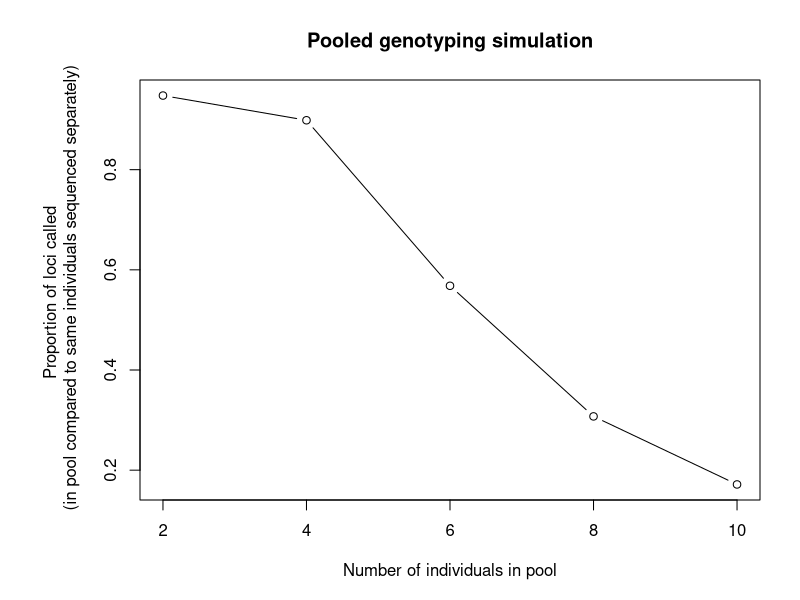
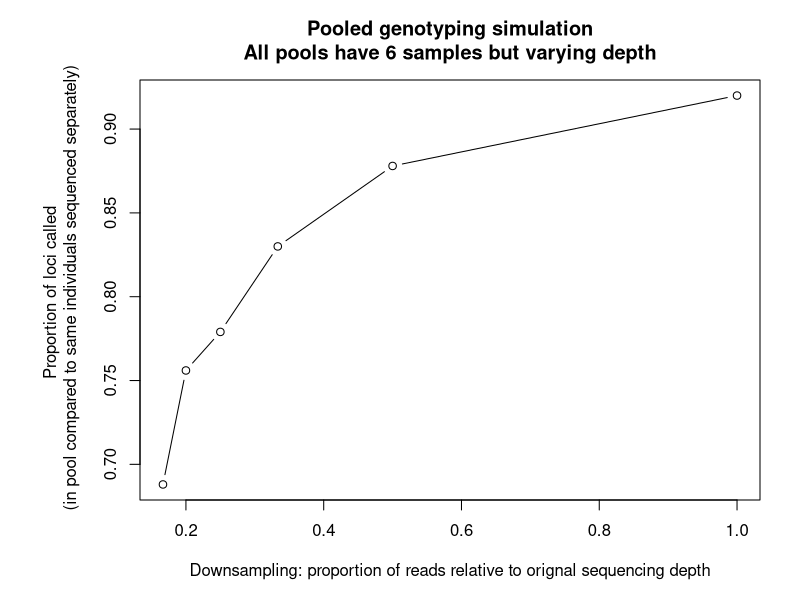
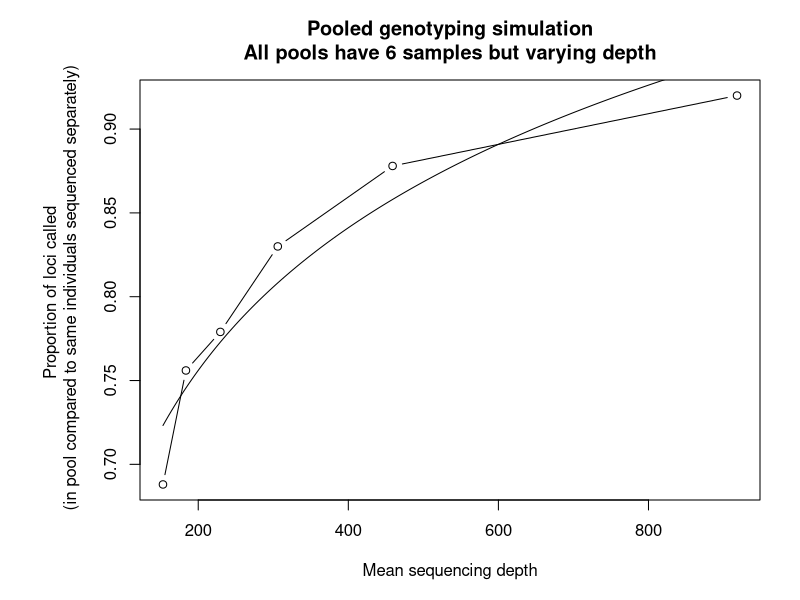
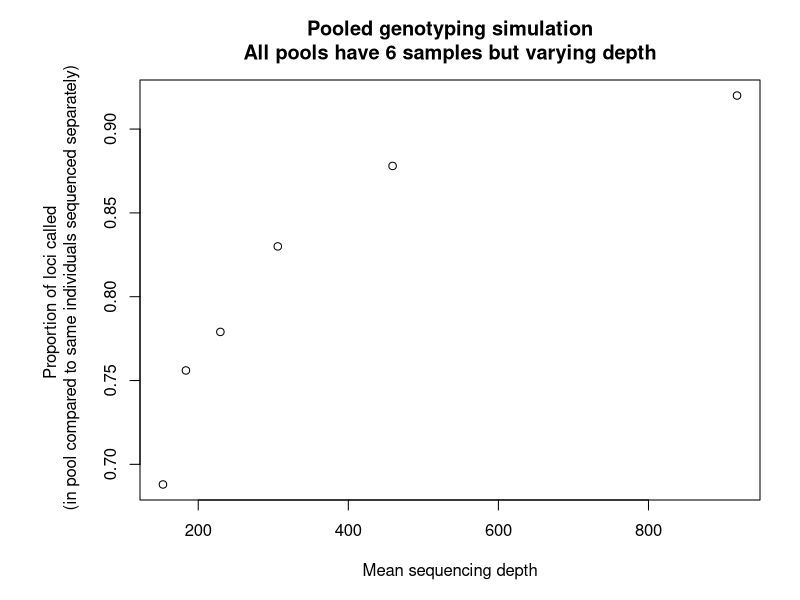
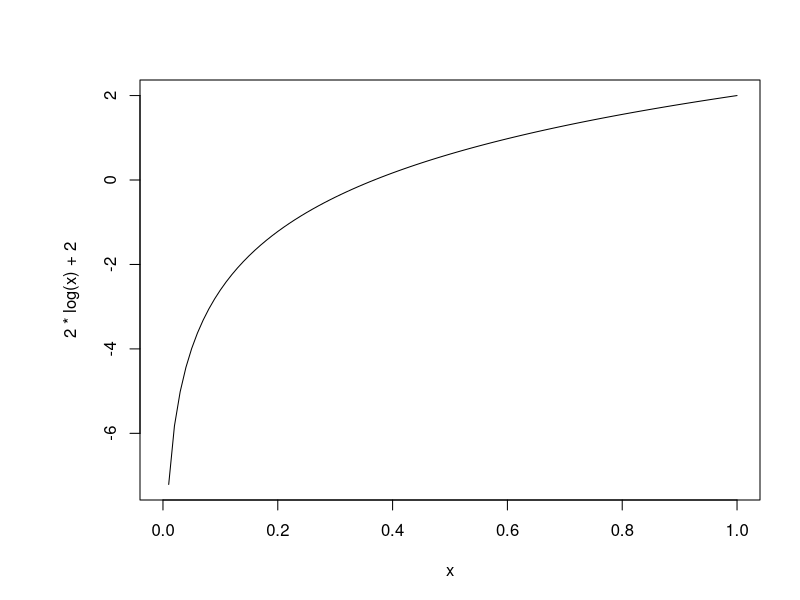
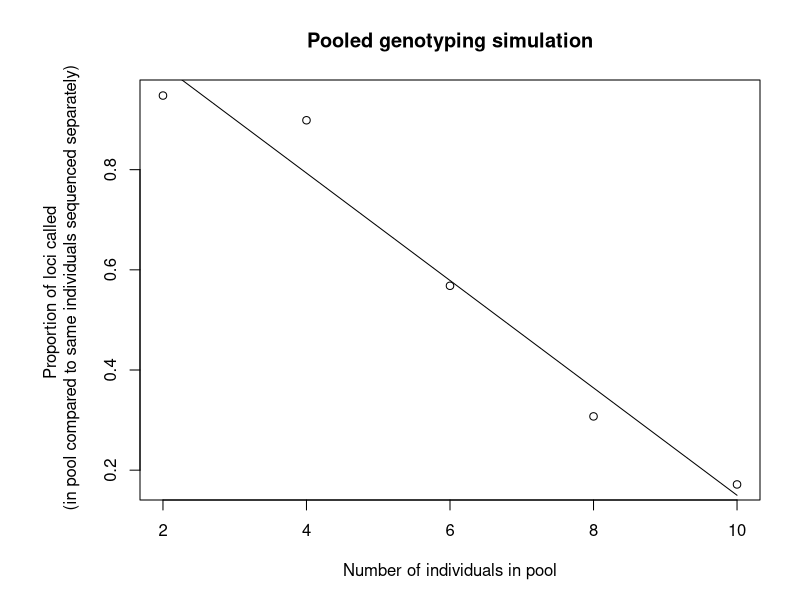

The R source for these figures, in order:



pool_recovery <- data.frame(pool.size = c(2,4,6,8,10), 
                            prop.recovered = c(0.947957966, 0.898628636, 0.568131842, 
                                               0.307364446, 0.171492227) )
par(mar=c(5,7,4,2))
plot(pool_recovery, type = 'b', xlab="Number of individuals in pool", 
     ylab="Proportion of loci called \n (in pool compared to same individuals sequenced separately)", 
     main="Pooled genotyping simulation")


#--------------------------------------------------------

# Now downsample the reads, but maintain the same ploidy (6 samples in this case)

pool_recovery <- data.frame(downsampling = c(1,2,3,4,5,6), 
                            percent.recovered = c( 92, 87.8, 83.0, 77.9, 75.6, 68.8) )

pool_recovery$prop.recovered = pool_recovery$percent.recovered/100
pool_recovery$downsampling = 1/pool_recovery$downsampling
pool_recovery <- subset(pool_recovery, select = -c(percent.recovered) )

par(mar=c(5,7,4,2))
plot(pool_recovery, type = 'b', 
     xlab="Downsampling: proportion of reads relative to orignal sequencing depth", 
     ylab="Proportion of loci called \n (in pool compared to same individuals sequenced separately)", 
     main="Pooled genotyping simulation\nAll pools have 6 samples but varying depth")


#--------------------------------------------------------

#Replotted with sequencing depth:
pool_recovery <- data.frame(downsampling = c(1,2,3,4,5,6), 
                            percent.recovered = c( 92, 87.8, 83.0, 77.9, 75.6, 68.8) )

pool_recovery$prop.recovered = pool_recovery$percent.recovered/100
pool_recovery$coverage = 1/pool_recovery$downsampling * 153*6 # Average mean coverage for these samples is 153
pool_recovery <- subset(pool_recovery, select = -c(percent.recovered,downsampling) )

par(mar=c(5,7,4,2))
plot(x=pool_recovery$coverage, y=pool_recovery$prop.recovered, type = 'b',
     xlab="Mean sequencing depth",
     ylab="Proportion of loci called \n (in pool compared to same individuals sequenced separately)",
     main="Pooled genotyping simulation\nAll pools have 6 samples but varying depth")

#--------------------------------------------------------

#Fit a log curve:

xdata = pool_recovery$coverage
ydata = pool_recovery$prop.recovered

# some starting values
p1 = 0.1
p2 = 0.2

# do the fit
fit = nls(ydata ~ p1 + p2*log(xdata), start=list(p1=p1,p2=p2))

new = data.frame(xdata = seq(min(xdata),max(xdata),len=200))
lines(new$xdata,predict(fit,newdata=new))


#--------------------------------------------------------

pool_recovery <- data.frame(downsampling = c(1,2,3,4,5,6), percent.recovered = c( 92, 87.8, 83.0, 77.9, 75.6, 68.8) )

pool_recovery$prop.recovered = pool_recovery$percent.recovered/100
pool_recovery$coverage = 1/pool_recovery$downsampling * 153*6 # Average mean coverage for these samples is 153
pool_recovery <- subset(pool_recovery, select = -c(percent.recovered,downsampling) )

par(mar=c(5,7,4,2))
plot(x=pool_recovery$coverage, y=pool_recovery$prop.recovered, type = 'p',
     xlab="Mean sequencing depth",
     ylab="Proportion of loci called \n (in pool compared to same individuals sequenced separately)",
     main="Pooled genotyping simulation\nAll pools have 6 samples but varying depth")

curve(2*log(x)+2)

xdata = pool_recovery$coverage
ydata = pool_recovery$prop.recovered

# some starting values
p1 = 0.1
p2 = 0.2

# do the fit
fit = nls(ydata ~ p1 + p2*log(xdata), start=list(p1=p1,p2=p2))

new = data.frame(xdata = seq(min(xdata),max(xdata),len=200))
lines(new$xdata,predict(fit,newdata=new))

pool_recovery <- data.frame(pool.size = c(2,4,6,8,10),
                            prop.recovered = c(0.947957966, 0.898628636, 0.568131842, 0.307364446, 0.171492227) )
par(mar=c(5,7,4,2))
plot(pool_recovery, type = 'p', xlab="Number of individuals in pool",
     ylab="Proportion of loci called \n (in pool compared to same individuals sequenced separately)",
     main="Pooled genotyping simulation")

xdata = pool_recovery$pool.size
ydata = pool_recovery$prop.recovered

# some starting values
p1 = 0.1
p2 = 0.2

# do the fit
fit = nls(ydata ~ p1 + p2*log(xdata), start=list(p1=p1,p2=p2))
fit = nls(ydata ~ p1 + p2*xdata, start=list(p1=p1,p2=p2))

new = data.frame(xdata = seq(min(xdata),max(xdata),len=200))
lines(new$xdata,predict(fit,newdata=new))